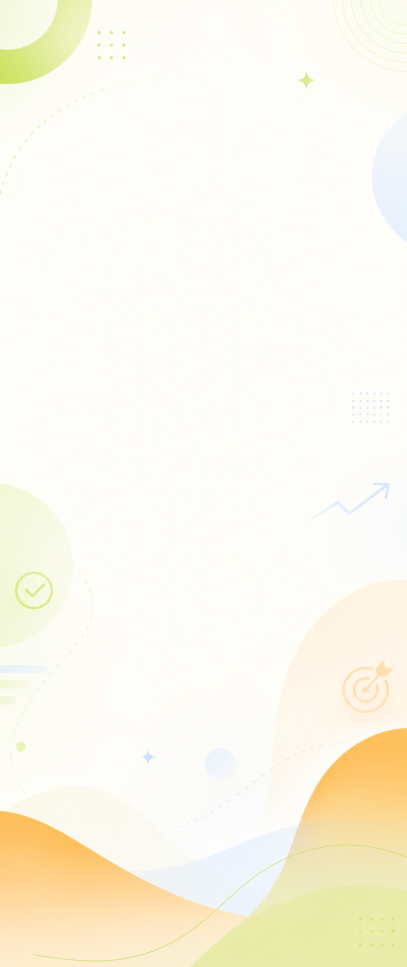
#> input picture docs/运营素材/feature/newUI/genimage2-source/en-real-260526/01-en-real-wrapper-background-source.png, 813 x 1934 px (shown at 1/2 size)
$ python generate_en_real_marketing_images.py
#> lines starting #> are read from the running program, lines starting #| are printed output that depends on the picture; after the words box and inside, x2 and y2 are one past the last pixel; in counts of white or black regions, pixels touching at a corner belong together
from pathlib import Path
from PIL import Image, ImageDraw, ImageFont, ImageFilter


ROOT = Path(__file__).resolve().parents[1]
RAW_DIR = ROOT / "real-screenshots" / "en-real-260526"
BG_PATH = ROOT / "genimage2-source" / "en-real-260526" / "01-en-real-wrapper-background-source.png"
OUT_DIR = ROOT / "appstore-en-real-genimage2-260526" / "en"
PREVIEW_PATH = ROOT / "previews" / "en" / "appstore-en-real-genimage2-260526-preview.png"

W = 1290
H = 2796

FONT_CANDIDATES = [
    "/System/Library/Fonts/Supplemental/Arial.ttf",
    "/System/Library/Fonts/Supplemental/Helvetica.ttc",
    "/Library/Fonts/Arial.ttf",
]


def font(size, bold=False):
    for path in FONT_CANDIDATES:
        if Path(path).exists():
            try:
                return ImageFont.truetype(path, size=size, index=1 if bold and path.endswith(".ttc") else 0)
            except Exception:
                try:
                    return ImageFont.truetype(path, size=size)
                except Exception:
                    continue
    return ImageFont.load_default()


def text_width(draw, text, font_obj):
    box = draw.textbbox((0, 0), text, font=font_obj)
    return box[2] - box[0]


def wrap_text(draw, text, font_obj, max_width):
    words = text.split()
    lines = []
    current = ""
    for word in words:
        test = word if not current else f"{current} {word}"
        if text_width(draw, test, font_obj) <= max_width:
            current = test
        else:
            if current:
                lines.append(current)
            current = word
    if current:
        lines.append(current)
    return lines


def rounded_mask(size, radius):
    mask = Image.new("L", size, 0)
    md = ImageDraw.Draw(mask)
    md.rounded_rectangle((0, 0, size[0], size[1]), radius=radius, fill=255)
    return mask


def fit_contain(img, box_w, box_h):
    scale = min(box_w / img.width, box_h / img.height)
    nw, nh = int(img.width * scale), int(img.height * scale)
    return img.resize((nw, nh), Image.Resampling.LANCZOS)


def draw_shadowed_round_rect(base, box, radius, fill, shadow_fill=(33, 40, 56, 26), blur=18, spread=18):
    layer = Image.new("RGBA", base.size, (0, 0, 0, 0))
    ld = ImageDraw.Draw(layer)
    x1, y1, x2, y2 = box
    ld.rounded_rectangle(
        (x1 + spread, y1 + spread, x2 + spread, y2 + spread),
        radius=radius,
        fill=shadow_fill,
    )
    layer = layer.filter(ImageFilter.GaussianBlur(blur))
    base.alpha_composite(layer)
    draw = ImageDraw.Draw(base)
    draw.rounded_rectangle(box, radius=radius, fill=fill)
    return draw


def draw_calendar_icon(draw, x, y, size, stroke, fill=None, stroke_w=4):
    if fill is not None:
        draw.rounded_rectangle((x, y, x + size, y + size), radius=size * 0.22, fill=fill)
    pad = size * 0.18
    body = (x + pad, y + pad * 1.25, x + size - pad, y + size - pad)
    draw.rounded_rectangle(body, radius=size * 0.12, outline=stroke, width=stroke_w)
    draw.line((x + pad, y + size * 0.37, x + size - pad, y + size * 0.37), fill=stroke, width=stroke_w)
    draw.line((x + size * 0.34, y + pad * 0.55, x + size * 0.34, y + size * 0.28), fill=stroke, width=stroke_w)
    draw.line((x + size * 0.66, y + pad * 0.55, x + size * 0.66, y + size * 0.28), fill=stroke, width=stroke_w)


def draw_clock_icon(draw, x, y, size, stroke, stroke_w=4):
    pad = size * 0.18
    draw.ellipse((x + pad, y + pad, x + size - pad, y + size - pad), outline=stroke, width=stroke_w)
    cx = x + size / 2
    cy = y + size / 2
    draw.line((cx, cy, cx, y + size * 0.33), fill=stroke, width=stroke_w)
    draw.line((cx, cy, x + size * 0.66, y + size * 0.62), fill=stroke, width=stroke_w)


def draw_target_icon(draw, x, y, size, stroke, stroke_w=4):
    pad = size * 0.16
    draw.ellipse((x + pad, y + pad, x + size - pad, y + size - pad), outline=stroke, width=stroke_w)
    draw.ellipse((x + size * 0.34, y + size * 0.34, x + size * 0.66, y + size * 0.66), outline=stroke, width=stroke_w)
    draw.line((x + size * 0.7, y + size * 0.3, x + size * 0.9, y + size * 0.12), fill=stroke, width=stroke_w)
    draw.line((x + size * 0.72, y + size * 0.12, x + size * 0.9, y + size * 0.12), fill=stroke, width=stroke_w)
    draw.line((x + size * 0.9, y + size * 0.12, x + size * 0.9, y + size * 0.28), fill=stroke, width=stroke_w)


def preprocess_home(shot):
    shot = shot.copy()
    draw = ImageDraw.Draw(shot)

    section_font = font(24, bold=True)
    card_title_font = font(27, bold=True)
    card_meta_font = font(21)
    chip_font = font(18, bold=True)

    # Add realistic demo tasks into the empty real screenshot area.
    section_y = 1216
    draw.text((94, section_y), "Today tasks", font=section_font, fill=(126, 134, 150, 255))
    draw.rounded_rectangle((940, section_y - 8, 1064, section_y + 34), radius=20, fill=(246, 249, 255, 255))
    draw.text((970, section_y + 1), "2 done", font=chip_font, fill=(90, 121, 244, 255))

    cards = [
        {
            "title": "Deep focus sprint",
            "meta": "09:30-10:20  |  2 tomatoes",
            "tag": "High",
            "tag_fill": (255, 242, 236, 255),
            "tag_text": (242, 109, 73, 255),
            "accent": (134, 96, 255, 255),
            "progress": 0.72,
        },
        {
            "title": "Revise launch copy",
            "meta": "11:00-11:45  |  1 tomato",
            "tag": "Writing",
            "tag_fill": (238, 247, 255, 255),
            "tag_text": (60, 142, 255, 255),
            "accent": (57, 196, 120, 255),
            "progress": 0.45,
        },
        {
            "title": "Inbox and follow-ups",
            "meta": "14:00-14:30  |  30 min",
            "tag": "Quick",
            "tag_fill": (244, 244, 244, 255),
            "tag_text": (128, 132, 142, 255),
            "accent": (255, 171, 59, 255),
            "progress": 0.88,
        },
    ]

    card_x = 64
    card_w = 1050
    card_h = 132
    start_y = 1260
    gap = 30
    for idx, item in enumerate(cards):
        y = start_y + idx * (card_h + gap)
        draw_shadowed_round_rect(
            shot,
            (card_x, y, card_x + card_w, y + card_h),
            radius=34,
            fill=(255, 255, 255, 255),
            shadow_fill=(48, 61, 84, 16),
            blur=18,
            spread=10,
        )
        draw = ImageDraw.Draw(shot)
        draw.rounded_rectangle((card_x + 28, y + 34, card_x + 44, y + 50), radius=8, fill=item["accent"])
        draw.text((card_x + 64, y + 24), item["title"], font=card_title_font, fill=(47, 53, 65, 255))
        draw.text((card_x + 64, y + 68), item["meta"], font=card_meta_font, fill=(129, 136, 149, 255))

        chip_w = text_width(draw, item["tag"], chip_font) + 28
        chip_x = card_x + card_w - chip_w - 28
        draw.rounded_rectangle((chip_x, y + 24, chip_x + chip_w, y + 58), radius=17, fill=item["tag_fill"])
        draw.text((chip_x + 14, y + 31), item["tag"], font=chip_font, fill=item["tag_text"])

        bar_x1 = card_x + 64
        bar_x2 = card_x + card_w - 64
        bar_y1 = y + 102
        bar_y2 = y + 112
        draw.rounded_rectangle((bar_x1, bar_y1, bar_x2, bar_y2), radius=5, fill=(241, 244, 248, 255))
        fill_x = int(bar_x1 + (bar_x2 - bar_x1) * item["progress"])
        draw.rounded_rectangle((bar_x1, bar_y1, fill_x, bar_y2), radius=5, fill=item["accent"])

    return shot


def preprocess_create_task(shot):
    shot = shot.copy()
    draw = ImageDraw.Draw(shot)

    # Clear the cramped header row inside the settings block.
    clear_box = (34, 1564, 1144, 1778)
    draw.rounded_rectangle(clear_box, radius=32, fill=(255, 255, 255, 255))
    draw.rectangle((1088, 1588, 1179, 1784), fill=(255, 255, 255, 255))
    draw.rectangle((1120, 1560, 1179, 1940), fill=(255, 255, 255, 255))

    outer_box = (246, 1618, 1028, 1678)
    draw.rounded_rectangle(outer_box, radius=29, fill=(255, 255, 255, 255), outline=(95, 126, 255, 255), width=4)

    selected_box = (252, 1624, 486, 1672)
    draw.rounded_rectangle(selected_box, radius=24, fill=(95, 126, 255, 255))

    label_font = font(25)
    selected_font = font(25, bold=True)
    inactive_color = (95, 126, 255, 255)
    active_color = (255, 255, 255, 255)

    # Selected: Date
    draw_calendar_icon(draw, 284, 1633, 28, active_color, stroke_w=3)
    draw.text((326, 1633), "Date", font=selected_font, fill=active_color)

    # Inactive: Time segment
    draw_clock_icon(draw, 540, 1633, 28, inactive_color, stroke_w=3)
    draw.text((582, 1633), "Time segment", font=label_font, fill=inactive_color)

    # Inactive: Objective
    draw_target_icon(draw, 818, 1633, 28, inactive_color, stroke_w=3)
    draw.text((860, 1633), "Objective", font=label_font, fill=inactive_color)

    return shot


def preprocess_screenshot(card, shot):
    if card["src"] == "00-home-clean.png":
        return preprocess_home(shot)
    if card["src"] == "01-create-task.png":
        return preprocess_create_task(shot)
    return shot


CARDS = [
    {
        "src": "00-home-clean.png",
        "out": "01-en-home-real-genimage2-1290x2796.png",
        "title": "Start with a clear day",
        "subtitle": "A real English home view with today's summary, quick add, and a direct focus entry.",
        "badge": "Home View",
    },
    {
        "src": "01-create-task.png",
        "out": "02-en-create-task-real-genimage2-1290x2796.png",
        "title": "Create tasks with context",
        "subtitle": "Priority, dates, lists, and focus settings on a real in-app creation screen.",
        "badge": "Task Setup",
    },
    {
        "src": "02-charts.png",
        "out": "03-en-charts-real-genimage2-1290x2796.png",
        "title": "Review progress clearly",
        "subtitle": "Live ranking, timeline, and weekly completion metrics from the real charts page.",
        "badge": "Charts",
    },
    {
        "src": "03-ai-note.png",
        "out": "04-en-ai-note-real-genimage2-1290x2796.png",
        "title": "Turn notes into action",
        "subtitle": "Write, brainstorm, outline, and expand ideas inside the real AI note workspace.",
        "badge": "AI Notes",
    },
]


def render_card(card):
    background = Image.open(BG_PATH).convert("RGBA").resize((W, H), Image.Resampling.LANCZOS)
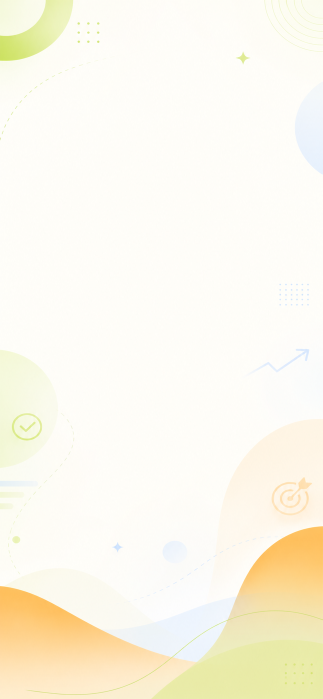
#> background: PIL image 1290x2796 RGBA (shown at 1/4 size); mean R, G, B, A 251.6, 247.6, 233.6, 255
    canvas = background.copy()
    draw = ImageDraw.Draw(canvas)

    brand_font = font(36)
    title_font = font(84, bold=True)
    sub_font = font(34)
    badge_font = font(28)

    draw.text((88, 92), "Timerbell Todo", font=brand_font, fill=(77, 86, 108, 255))

    title_y = 150
    for line in wrap_text(draw, card["title"], title_font, 940):
#> in wrap_text, `words = text.split()`: words = ['Start', 'with', 'a', 'clear', 'day']
#> in wrap_text, `current = ""`: current = ''
#> in text_width, `box = draw.textbbox((0, 0), text, font=font_obj)`: box = (0, 2, 21, 10)
        draw.text((88, title_y), line, font=title_font, fill=(38, 44, 58, 255))
        title_y += title_font.size + 10
#> this loop made 1 pass
#> after the loop, title_y = 170

    sub_y = title_y + 8
#> sub_y = 178
    for line in wrap_text(draw, card["subtitle"], sub_font, 930):
        draw.text((88, sub_y), line, font=sub_font, fill=(108, 117, 135, 255))
        sub_y += sub_font.size + 10
#> this loop made 1 pass
#> sub_y on pass 1: 198
#> after the loop, sub_y = 198

    badge_x = 88
    badge_y = sub_y + 24
#> badge_y = 222
    badge_w = text_width(draw, card["badge"], badge_font) + 48
#> badge_w = 101
    draw.rounded_rectangle((badge_x, badge_y, badge_x + badge_w, badge_y + 56), radius=28, fill=(255, 243, 233, 255))
    draw.text((badge_x + 24, badge_y + 13), card["badge"], font=badge_font, fill=(244, 137, 43, 255))

    shot = Image.open(RAW_DIR / card["src"]).convert("RGBA")
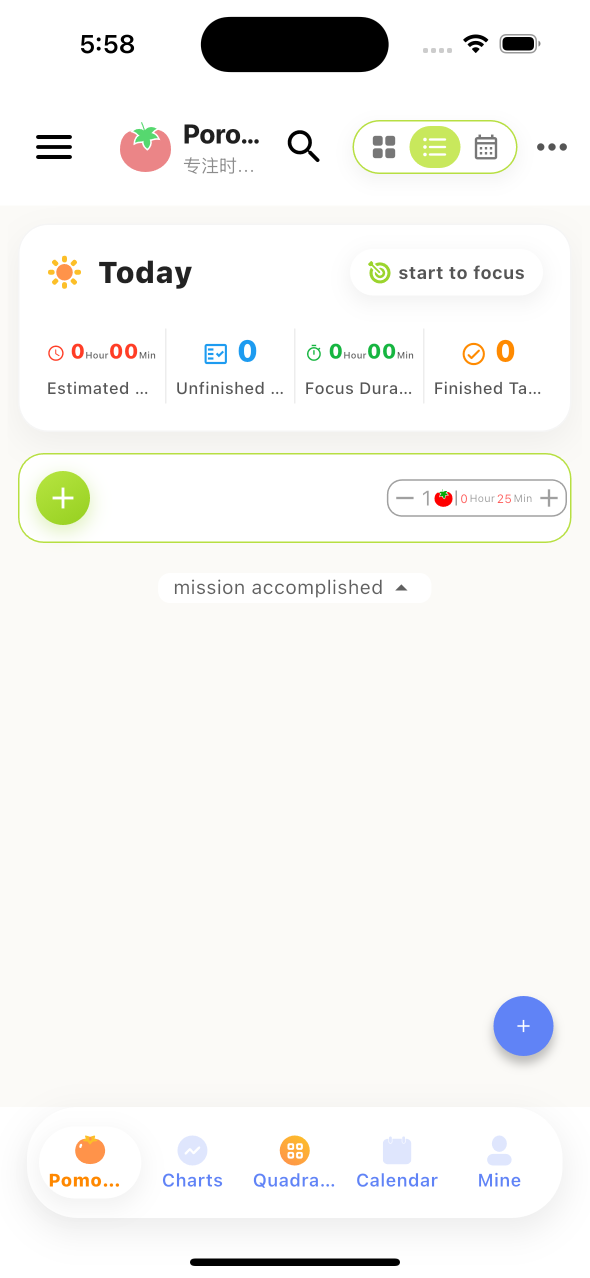
#> input picture docs/运营素材/feature/newUI/real-screenshots/en-real-260526/00-home-clean.png, 1179 x 2556 px (shown at 1/2 size)
#> shot is the input picture: PIL image 1179x2556 RGBA; mean R, G, B, A 244.8, 244.4, 241.8, 255
    shot = preprocess_screenshot(card, shot)
#> the loop in preprocess_home, `for idx, item in enumerate(cards):` made 3 passes
#> (chip_w, chip_x) on passes 1 to 3: (52, 1034), (64, 1022), (56, 1030)
    shot = fit_contain(shot, 1050, 2280)

    card_x = (W - shot.width) // 2
    card_y = 470

    shadow = Image.new("RGBA", (shot.width + 48, shot.height + 48), (0, 0, 0, 0))
#> shadow: PIL image 1098x2324 RGBA; every value is 0
    sd = ImageDraw.Draw(shadow)
    sd.rounded_rectangle((24, 24, shot.width + 24, shot.height + 24), radius=82, fill=(38, 44, 58, 46))
    shadow = shadow.filter(ImageFilter.GaussianBlur(18))
    canvas.alpha_composite(shadow, (card_x - 24, card_y - 8))

    mask = rounded_mask(shot.size, 76)
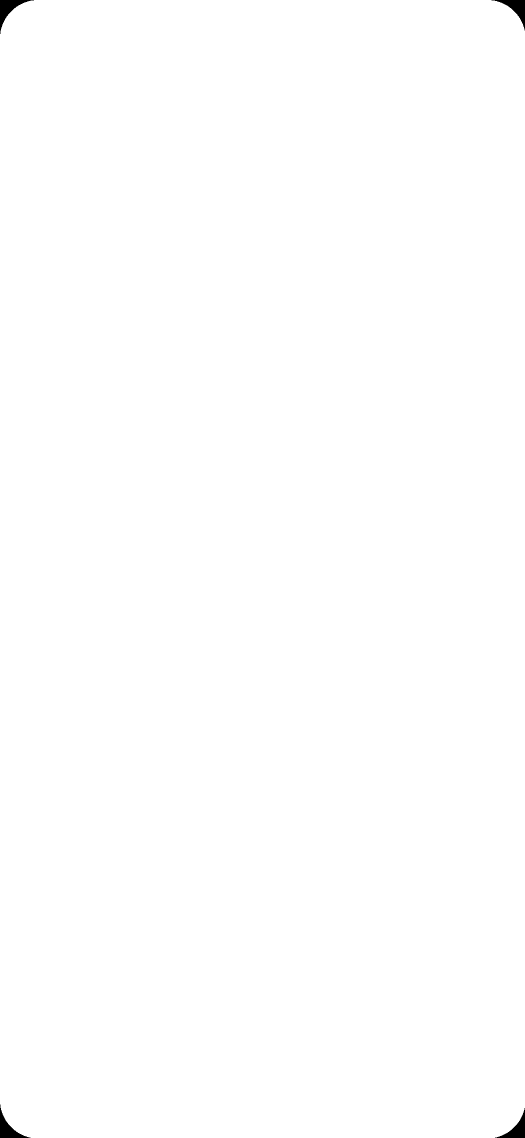
#> mask: PIL image 1050x2276 L (shown at 1/2 size); 99.8% white; 4 black regions, box (x1, y1, x2, y2) and area: (0, 0, 68, 68) 1267, (983, 0, 1050, 61) 1199, (0, 2209, 61, 2276) 1199, (990, 2216, 1050, 2276) 1132
    frame = Image.new("RGBA", shot.size, (255, 255, 255, 255))
#> frame: PIL image 1050x2276 RGBA; every value is 255
    frame.paste(shot, (0, 0), mask)
    canvas.paste(frame, (card_x, card_y), mask)

    OUT_DIR.mkdir(parents=True, exist_ok=True)
    out_path = OUT_DIR / card["out"]
    canvas.convert("RGB").save(out_path, quality=95)
    return out_path


# [8 lines left out: function make_preview, not called in this run]


def main():
    paths = [render_card(card) for card in CARDS]
#> the loop in render_card (call 2), `for line in wrap_text(draw, card["title"], title_font, 940):` made 1 pass
#> after the loop in render_card (call 2), `for line in wrap_text(draw, card["title"], title_font, 940):`: title_y = 170
#> in render_card (call 2), `sub_y = title_y + 8`: sub_y = 178
#> the loop in render_card (call 2), `for line in wrap_text(draw, card["subtitle"], sub_font, 930):` made 1 pass
#> after the loop in render_card (call 2), `for line in wrap_text(draw, card["subtitle"], sub_font, 930):`: sub_y = 198
#> in render_card (call 2), `badge_w = text_width(draw, card["badge"], badge_font) + 48`: badge_w = 99
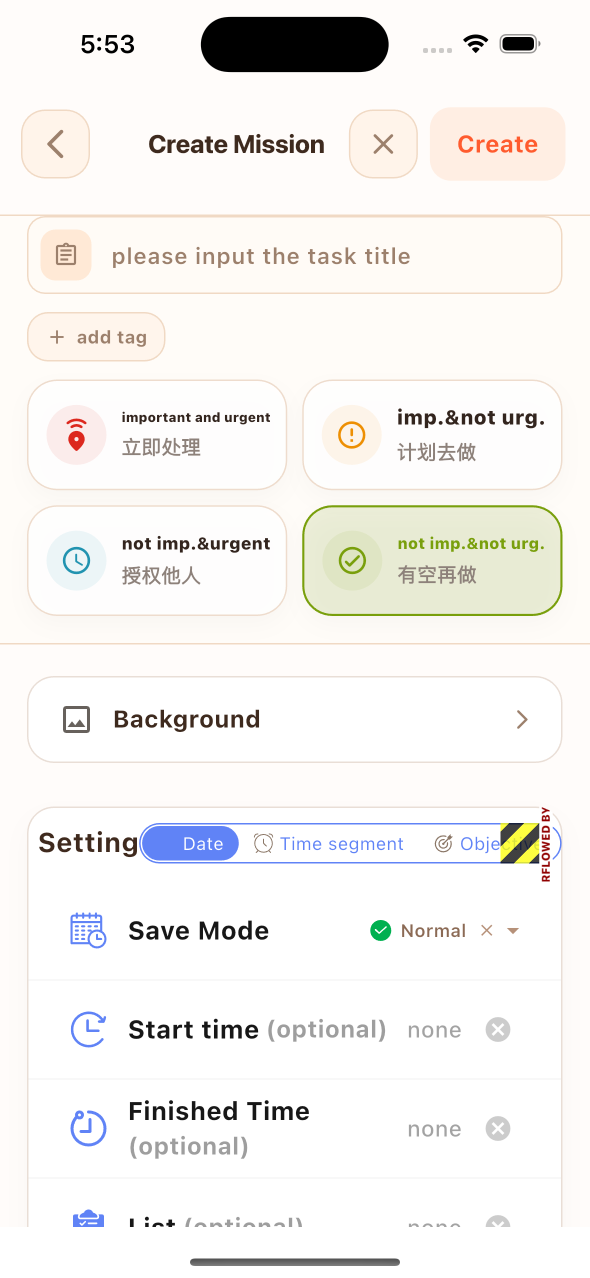
#> input picture docs/运营素材/feature/newUI/real-screenshots/en-real-260526/01-create-task.png, 1179 x 2556 px (shown at 1/2 size)
#> in render_card, shot is the input picture: PIL image 1179x2556 RGBA; mean R, G, B, A 243.8, 241.8, 239.2, 255
#> the loop in render_card (call 3), `for line in wrap_text(draw, card["title"], title_font, 940):` made 1 pass
#> after the loop in render_card (call 3), `for line in wrap_text(draw, card["title"], title_font, 940):`: title_y = 170
#> in render_card (call 3), `sub_y = title_y + 8`: sub_y = 178
#> the loop in render_card (call 3), `for line in wrap_text(draw, card["subtitle"], sub_font, 930):` made 1 pass
#> after the loop in render_card (call 3), `for line in wrap_text(draw, card["subtitle"], sub_font, 930):`: sub_y = 198
#> in render_card (call 3), `badge_w = text_width(draw, card["badge"], badge_font) + 48`: badge_w = 78
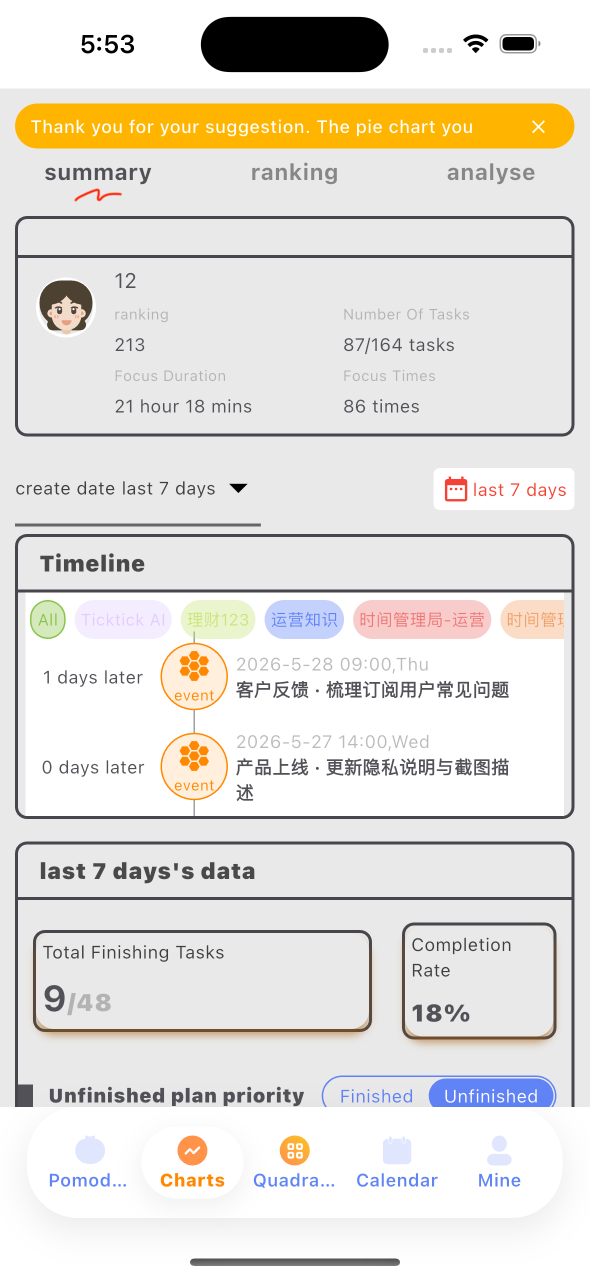
#> input picture docs/运营素材/feature/newUI/real-screenshots/en-real-260526/02-charts.png, 1179 x 2556 px (shown at 1/2 size)
#> in render_card, shot is the input picture: PIL image 1179x2556 RGBA; mean R, G, B, A 227.8, 224.3, 218.8, 255
#> in render_card (call 3), `canvas.paste(frame, (card_x, card_y), mask)`:
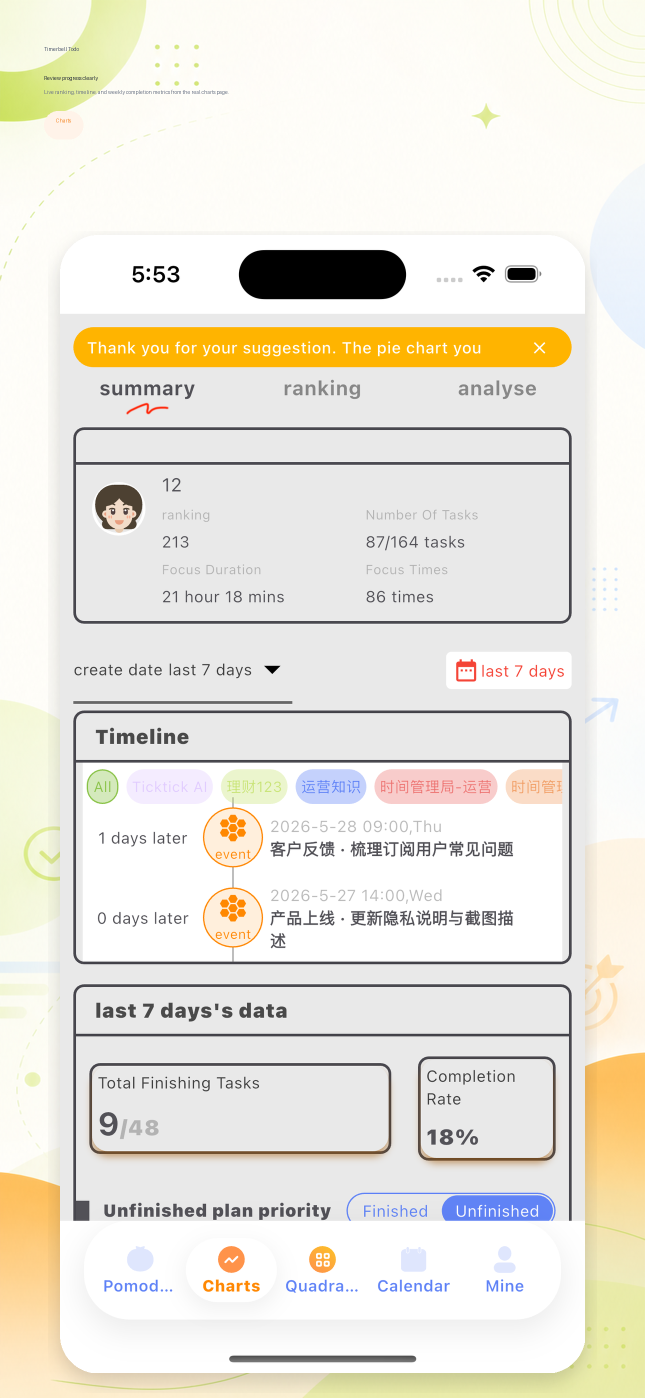
#> canvas: PIL image 1290x2796 RGBA (shown at 1/2 size); mean R, G, B, A 234.8, 231.1, 221.4, 255
    make_preview(paths)
    for path in paths:
        print(path)
    print(PREVIEW_PATH)


if __name__ == "__main__":
#> (the run stopped early here; a loop or call above may not have finished)
